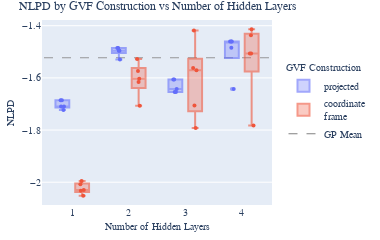

Notebook code for this chart:
### Code cell
df = data[data['num_hidden'] > 0]
df = df[df['sample'].isin({'naive', 'intrinsic'})]
df['sample'] = df['sample'].map({'naive': 'projected', 'intrinsic': 'coordinate<br>frame'})
fig = px.box(df, y="test-negative_log_predictive_density", x="num_hidden", color="sample", hover_data=df.columns)

# Add each box trace to the new figure
for trace in fig.data:
    trace.opacity = 0.6

# Overlay a scatter plot on top of the box plot
scatter_fig = px.strip(df, y="test-negative_log_predictive_density", x="num_hidden", color="sample", hover_data=df.columns)
for trace in scatter_fig.data:
    trace.showlegend=False
    fig.add_trace(trace)


mean = data['test-negative_log_predictive_density'][data['num_hidden'] == 0].mean()
fig.add_shape(
    type='line',
    y0=mean, y1=mean,
    x0=.5, x1=4.5,
    line=dict(
        color='Gray',
        width=1,
        dash="dash",
    ), 
    layer='below',
    name='mean',
    opacity=0.8,
)
fig.add_trace(go.Scatter(
    x=[None],
    y=[None],
    mode='lines',
    line=dict(
        color="Gray", 
        width=1, 
        dash="dash",
    ),
    showlegend=True,
    name='GP Mean',
))


fig.update_layout(
    font_family="Computer Modern",
    title=dict(
        text="NLPD by GVF Construction vs Number of Hidden Layers",
        # xanchor='center', 
        # y=0.96
    ),
    legend=dict(
        title="GVF Construction", 
        x=1.05, 
        y=0.55,
        yanchor='middle',
    ),
    xaxis_title=dict(
        text="Number of Hidden Layers",
    ),
    yaxis_title=dict(
        text="NLPD", 
    ),
)

# Max width 453
width = 380
ratio = 0.4
height = width * ratio
fig.update_layout(
    width=width,
    height=height,
    title_font_size=12,
    xaxis_title_font_size=10,
    xaxis_tickfont_size=10,
    yaxis_title_font_size=10,
    yaxis_tickfont_size=10,
    legend_font_size=10, 
    legend_title_font_size=10,
    font_size=10,
    xaxis_title_standoff=5,  # Adjust this value for the x-axis title
    yaxis_title_standoff=5,   # Adjust this value for the y-axis title
    margin=dict(b=10, l=10, r=10, t=20),

)
fig.update_traces({'marker':{'size': 4}})

fig.show()
fig.write_image('../report_plots/nlpd_by_gvf_construction.pdf', scale=6, height=height, width=width)

### Figure 1 — Plotly figure (JSON) as saved in the notebook; plotly's stock layout.template omitted (floating-point values rounded to 4 significant figures)
{"data": [{"alignmentgroup": "True", "customdata": [["projected", 0.01, 1, 0.002001], ["projected", 0.01, 0, 0.002003], ["projected", 0.01, 2, 0.001942], ["projected", 0.01, 4, 0.002001], ["projected", 0.01, 3, 0.002003], ["projected", 0.01, 1, 0.003127], ["projected", 0.01, 0, 0.003243], ["projected", 0.01, 2, 0.003243], ["projected", 0.01, 4, 0.002337], ["projected", 0.01, 3, 0.003242], ["projected", 0.01, 1, 0.002263], ["projected", 0.01, 0, 0.002527], ["projected", 0.01, 2, 0.002292], ["projected", 0.01, 4, 0.002263], ["projected", 0.01, 3, 0.002527], ["projected", 0.01, 1, 0.003234], ["projected", 0.01, 0, 0.00332], ["projected", 0.01, 2, 0.003042], ["projected", 0.01, 4, 0.003234], ["projected", 0.01, 3, 0.00332]], "hovertemplate": "sample=%{customdata[0]}<br>num_hidden=%{x}<br>test-negative_log_predictive_density=%{y}<br>outputscale=%{customdata[1]}<br>run=%{customdata[2]}<br>test-mean_squared_error=%{customdata[3]}<extra></extra>", "legendgroup": "projected", "marker": {"color": "#636efa", "size": 4}, "name": "projected", "notched": false, "offsetgroup": "projected", "opacity": 0.6, "orientation": "v", "showlegend": true, "type": "box", "x": [1, 1, 1, 1, 1, 4, 4, 4, 4, 4, 3, 3, 3, 3, 3, 2, 2, 2, 2, 2], "x0": " ", "xaxis": "x", "y": [-1.71, -1.686, -1.723, -1.71, -1.686, -1.484, -1.461, -1.461, -1.642, -1.461, -1.654, -1.606, -1.642, -1.654, -1.606, -1.496, -1.486, -1.529, -1.496, -1.486], "y0": " ", "yaxis": "y"}, {"alignmentgroup": "True", "customdata": [["coordinate<br>frame", 0.01, 1, 0.002623], ["coordinate<br>frame", 0.01, 0, 0.002531], ["coordinate<br>frame", 0.01, 2, 0.002961], ["coordinate<br>frame", 0.01, 4, 0.002919], ["coordinate<br>frame", 0.01, 3, 0.0016], ["coordinate<br>frame", 0.01, 1, 0.0009999], ["coordinate<br>frame", 0.01, 0, 0.001082], ["coordinate<br>frame", 0.01, 2, 0.001052], ["coordinate<br>frame", 0.01, 4, 0.001095], ["coordinate<br>frame", 0.01, 3, 0.001053], ["coordinate<br>frame", 0.01, 1, 0.001995], ["coordinate<br>frame", 0.01, 0, 0.00211], ["coordinate<br>frame", 0.01, 2, 0.002328], ["coordinate<br>frame", 0.01, 4, 0.002501], ["coordinate<br>frame", 0.01, 3, 0.002151], ["coordinate<br>frame", 0.01, 1, 0.001564], ["coordinate<br>frame", 0.01, 0, 0.002307], ["coordinate<br>frame", 0.01, 2, 0.001839], ["coordinate<br>frame", 0.01, 4, 0.002333], ["coordinate<br>frame", 0.01, 3, 0.002958]], "hovertemplate": "sample=%{customdata[0]}<br>num_hidden=%{x}<br>test-negative_log_predictive_density=%{y}<br>outputscale=%{customdata[1]}<br>run=%{customdata[2]}<br>test-mean_squared_error=%{customdata[3]}<extra></extra>", "legendgroup": "coordinate<br>frame", "marker": {"color": "#EF553B", "size": 4}, "name": "coordinate<br>frame", "notched": false, "offsetgroup": "coordinate<br>frame", "opacity": 0.6, "orientation": "v", "showlegend": true, "type": "box", "x": [4, 4, 4, 4, 4, 1, 1, 1, 1, 1, 2, 2, 2, 2, 2, 3, 3, 3, 3, 3], "x0": " ", "xaxis": "x", "y": [-1.507, -1.506, -1.436, -1.414, -1.783, -2.052, -2.008, -2.032, -1.995, -2.029, -1.706, -1.616, -1.574, -1.528, -1.603, -1.792, -1.562, -1.706, -1.571, -1.418], "y0": " ", "yaxis": "y"}, {"alignmentgroup": "True", "boxpoints": "all", "customdata": [["projected", 0.01, 1, 0.002001], ["projected", 0.01, 0, 0.002003], ["projected", 0.01, 2, 0.001942], ["projected", 0.01, 4, 0.002001], ["projected", 0.01, 3, 0.002003], ["projected", 0.01, 1, 0.003127], ["projected", 0.01, 0, 0.003243], ["projected", 0.01, 2, 0.003243], ["projected", 0.01, 4, 0.002337], ["projected", 0.01, 3, 0.003242], ["projected", 0.01, 1, 0.002263], ["projected", 0.01, 0, 0.002527], ["projected", 0.01, 2, 0.002292], ["projected", 0.01, 4, 0.002263], ["projected", 0.01, 3, 0.002527], ["projected", 0.01, 1, 0.003234], ["projected", 0.01, 0, 0.00332], ["projected", 0.01, 2, 0.003042], ["projected", 0.01, 4, 0.003234], ["projected", 0.01, 3, 0.00332]], "fillcolor": "rgba(255,255,255,0)", "hoveron": "points", "hovertemplate": "sample=%{customdata[0]}<br>num_hidden=%{x}<br>test-negative_log_predictive_density=%{y}<br>outputscale=%{customdata[1]}<br>run=%{customdata[2]}<br>test-mean_squared_error=%{customdata[3]}<extra></extra>", "legendgroup": "projected", "line": {"color": "rgba(255,255,255,0)"}, "marker": {"color": "#636efa", "size": 4}, "name": "projected", "offsetgroup": "projected", "orientation": "v", "pointpos": 0, "showlegend": false, "type": "box", "x": [1, 1, 1, 1, 1, 4, 4, 4, 4, 4, 3, 3, 3, 3, 3, 2, 2, 2, 2, 2], "x0": " ", "xaxis": "x", "y": [-1.71, -1.686, -1.723, -1.71, -1.686, -1.484, -1.461, -1.461, -1.642, -1.461, -1.654, -1.606, -1.642, -1.654, -1.606, -1.496, -1.486, -1.529, -1.496, -1.486], "y0": " ", "yaxis": "y"}, {"alignmentgroup": "True", "boxpoints": "all", "customdata": [["coordinate<br>frame", 0.01, 1, 0.002623], ["coordinate<br>frame", 0.01, 0, 0.002531], ["coordinate<br>frame", 0.01, 2, 0.002961], ["coordinate<br>frame", 0.01, 4, 0.002919], ["coordinate<br>frame", 0.01, 3, 0.0016], ["coordinate<br>frame", 0.01, 1, 0.0009999], ["coordinate<br>frame", 0.01, 0, 0.001082], ["coordinate<br>frame", 0.01, 2, 0.001052], ["coordinate<br>frame", 0.01, 4, 0.001095], ["coordinate<br>frame", 0.01, 3, 0.001053], ["coordinate<br>frame", 0.01, 1, 0.001995], ["coordinate<br>frame", 0.01, 0, 0.00211], ["coordinate<br>frame", 0.01, 2, 0.002328], ["coordinate<br>frame", 0.01, 4, 0.002501], ["coordinate<br>frame", 0.01, 3, 0.002151], ["coordinate<br>frame", 0.01, 1, 0.001564], ["coordinate<br>frame", 0.01, 0, 0.002307], ["coordinate<br>frame", 0.01, 2, 0.001839], ["coordinate<br>frame", 0.01, 4, 0.002333], ["coordinate<br>frame", 0.01, 3, 0.002958]], "fillcolor": "rgba(255,255,255,0)", "hoveron": "points", "hovertemplate": "sample=%{customdata[0]}<br>num_hidden=%{x}<br>test-negative_log_predictive_density=%{y}<br>outputscale=%{customdata[1]}<br>run=%{customdata[2]}<br>test-mean_squared_error=%{customdata[3]}<extra></extra>", "legendgroup": "coordinate<br>frame", "line": {"color": "rgba(255,255,255,0)"}, "marker": {"color": "#EF553B", "size": 4}, "name": "coordinate<br>frame", "offsetgroup": "coordinate<br>frame", "orientation": "v", "pointpos": 0, "showlegend": false, "type": "box", "x": [4, 4, 4, 4, 4, 1, 1, 1, 1, 1, 2, 2, 2, 2, 2, 3, 3, 3, 3, 3], "x0": " ", "xaxis": "x", "y": [-1.507, -1.506, -1.436, -1.414, -1.783, -2.052, -2.008, -2.032, -1.995, -2.029, -1.706, -1.616, -1.574, -1.528, -1.603, -1.792, -1.562, -1.706, -1.571, -1.418], "y0": " ", "yaxis": "y"}, {"line": {"color": "Gray", "dash": "dash", "width": 1}, "marker": {"size": 4}, "mode": "lines", "name": "GP Mean", "showlegend": true, "type": "scatter", "x": [null], "y": [null]}], "layout": {"boxmode": "group", "font": {"family": "Computer Modern", "size": 10}, "height": 152, "legend": {"font": {"size": 10}, "title": {"font": {"size": 10}, "text": "GVF Construction"}, "tracegroupgap": 0, "x": 1.05, "y": 0.55, "yanchor": "middle"}, "margin": {"b": 10, "l": 10, "r": 10, "t": 20}, "shapes": [{"layer": "below", "line": {"color": "Gray", "dash": "dash", "width": 1}, "name": "mean", "opacity": 0.8, "type": "line", "x0": 0.5, "x1": 4.5, "y0": -1.523, "y1": -1.523}], "title": {"font": {"size": 12}, "text": "NLPD by GVF Construction vs Number of Hidden Layers"}, "width": 380, "xaxis": {"anchor": "y", "domain": [0, 1], "tickfont": {"size": 10}, "title": {"font": {"size": 10}, "standoff": 5, "text": "Number of Hidden Layers"}}, "yaxis": {"anchor": "x", "domain": [0, 1], "tickfont": {"size": 10}, "title": {"font": {"size": 10}, "standoff": 5, "text": "NLPD"}}}}
